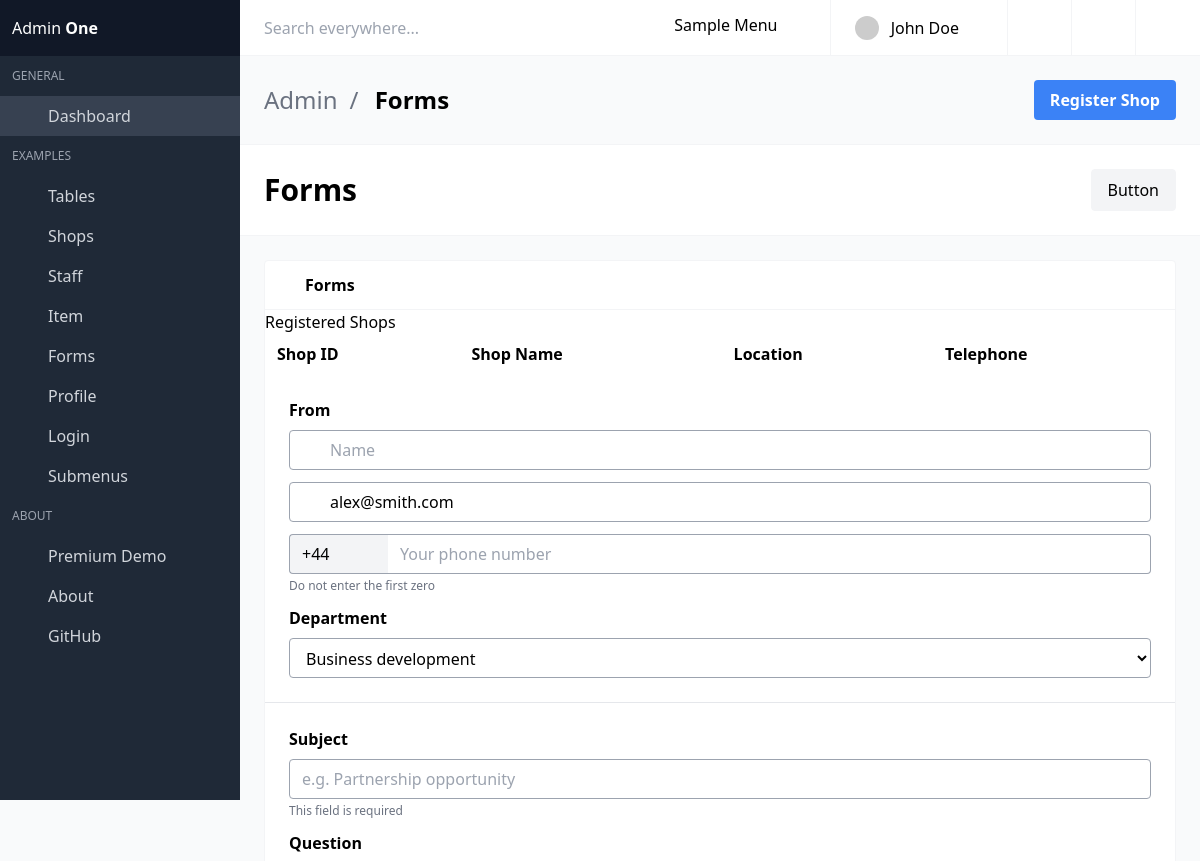
The page /shops/ (upper part) on the database as committed earlier.
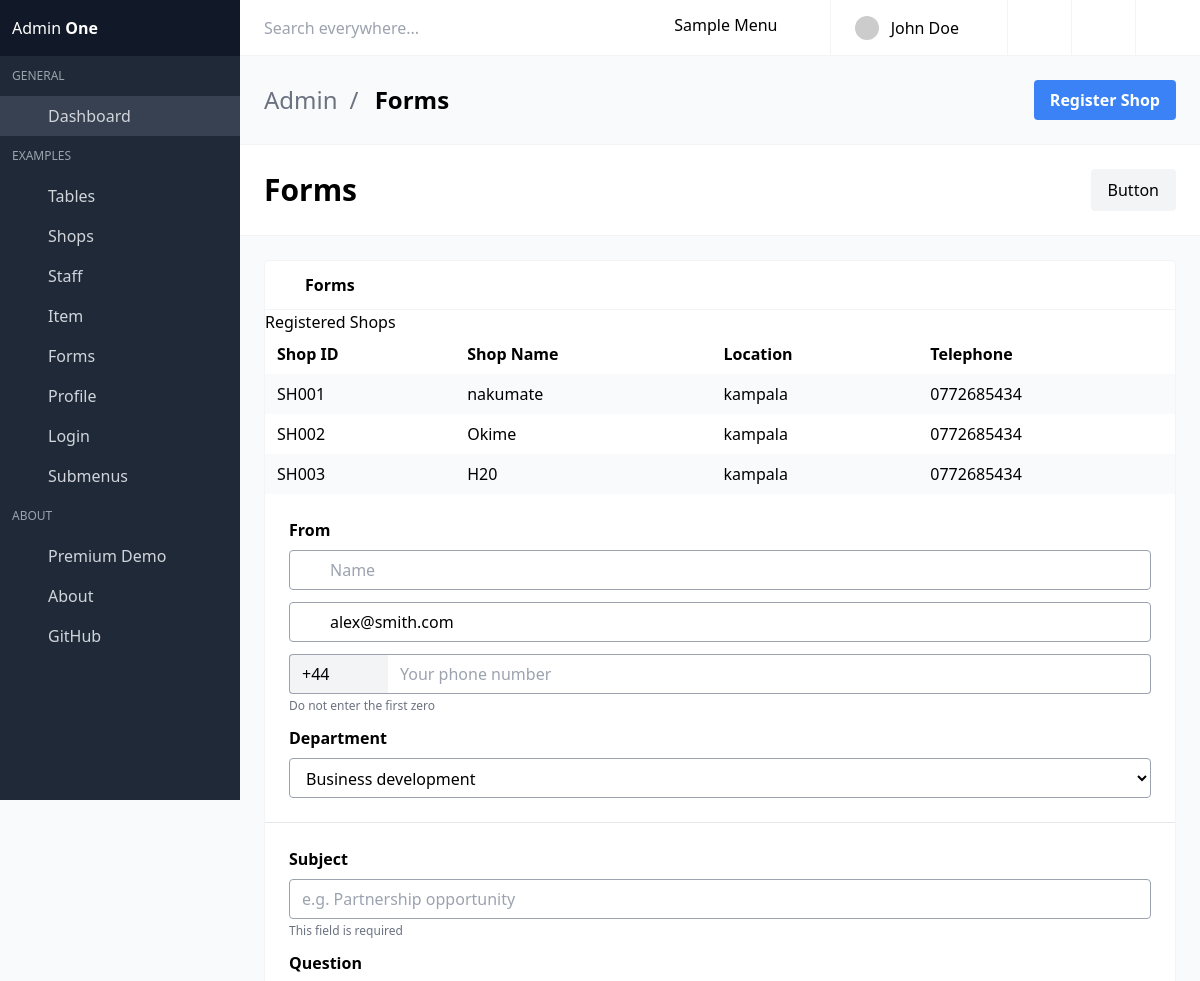
The same page on the database as committed later.
### dashboard/models.py (models this page shows, shortened)
class Shop(models.Model):
    shopID = models.CharField(max_length=10, primary_key=True, default=generate_shop_id)  # Generate unique shopID
    shopName = models.CharField(max_length=255)  # Name of the shop
    location = models.CharField(max_length=255)   # Location of the shop
    telephone = models.CharField(max_length=15)   # Phone number of the shop
    staffAssigned = models.ForeignKey(Staff, on_delete=models.SET_NULL, null=True, blank=True)

### dashboard/views.py (the view, shortened to what this page needs)
# urls.py: path('shops/', views.shop_page, name='shops'),  # 'shops' is the name of the URL
def shop_page(request):
    shops = Shop.objects.all()
    staff = Staff.objects.all()
    return render(request, 'shops.html', {'shops': shops, 'staff': staff })  # Ensure'shop.html' is in your templates folder

### core/templates/shops.html (shortened to what this page needs)
{% extends 'dashboard.html' %}
{% block content %}
<li>Forms</li>
</ul>
<button id="openShopForm" class="bg-blue-500 hover:bg-blue-700 text-white font-bold py-2 px-4 rounded">
    Register Shop
</button>
</div>
</section>
<section class="is-hero-bar">
<div class="flex flex-col md:flex-row items-center justify-between space-y-6 md:space-y-0">
<h1 class="title">
  Forms
</h1>
<button class="button light">Button</button>
</div>
</section>
<section class="section main-section">
<div class="card mb-6">
  <header class="card-header">
    <p class="card-header-title">
      <span class="icon"></span>
      Forms
    </p>
  </header>
  <h1>Registered Shops</h1>
  <table border="1">
      <thead>
          <tr>
              <th>Shop ID</th>
              <th>Shop Name</th>
              <th>Location</th>
              <th>Telephone</th>
          </tr>
      </thead>
      <tbody>
          {% for shop in shops %}
          <tr>
              <td>{{ shop.shopID}}</td>
              <td>{{ shop.shopName }}</td>
              <td>{{ shop.location }}</td>
              <td>{{ shop.telephone }}</td>
          </tr>
          {% endfor %}
      </tbody>
  </table>
  <div class="card-content">
    <form method="get">
      <div class="field">
        <label class="label">From</label>
        <div class="field-body">
          <div class="field">
            <div class="control icons-left">
              <input class="input" type="text" placeholder="Name">
              <span class="icon left"></span>
            </div>
          </div>
          <div class="field">
            <div class="control icons-left icons-right">
              <input class="input" type="email" placeholder="Email" value="alex@smith.com">
              <span class="icon left"></span>
              <span class="icon right"></span>
            </div>
          </div>
        </div>
      </div>
      <div class="field">
        <div class="field-body">
          <div class="field">
            <div class="field addons">
              <div class="control">
                <input class="input" value="+44" size="3" readonly>
              </div>
              <div class="control expanded">
                <input class="input" type="tel" placeholder="Your phone number">
              </div>
            </div>
            <p class="help">Do not enter the first zero</p>
          </div>
        </div>
      </div>
      <div class="field">
        <label class="label">Department</label>
        <div class="control">
          <div class="select">
            <select>
              <option>Business development</option>
            </select>
          </div>
        </div>
      </div>
      <hr>
      <div class="field">
        <label class="label">Subject</label>
        <div class="control">
          <input class="input" type="text" placeholder="e.g. Partnership opportunity">
        </div>
        <p class="help">
          This field is required
        </p>
      </div>
      <div class="field">
        <label class="label">Question</label>
      </div>
    </form>
  </div>
</div>
</section>
{% endblock %}

### core/templates/dashboard.html (shortened to what this page needs)
<!DOCTYPE html>
<html lang="en" class="">
<head>
      {% load static %}
<link rel="stylesheet" href="{% static 'css/main.css' %}?v=1628755089081">
<link href="https://cdn.jsdelivr.net/npm/tailwindcss@2.2.19/dist/tailwind.min.css" rel="stylesheet">
</head>
<body>
<div id="app">
<nav id="navbar-main" class="navbar is-fixed-top">
  <div class="navbar-brand">
    <div class="navbar-item">
      <div class="control"><input placeholder="Search everywhere..." class="input"></div>
    </div>
  </div>
  <div class="navbar-menu" id="navbar-menu">
    <div class="navbar-end">
      <div class="navbar-item dropdown has-divider">
        <a class="navbar-link">
          <span class="icon"></span>
          <span>Sample Menu</span>
          <span class="icon">
          </span>
        </a>
      </div>
      <div class="navbar-item dropdown has-divider has-user-avatar">
        <a class="navbar-link">
          <div class="user-avatar">
            <img src="https://avatars.dicebear.com/v2/initials/john-doe.svg" alt="John Doe" class="rounded-full">
          </div>
          <div class="is-user-name"><span>John Doe</span></div>
          <span class="icon"></span>
        </a>
      </div>
      <a href="https://justboil.me/tailwind-admin-templates" class="navbar-item has-divider desktop-icon-only">
        <span class="icon"></span>
      </a>
      <a href="https://github.com/justboil/admin-one-tailwind" class="navbar-item has-divider desktop-icon-only">
        <span class="icon"></span>
      </a>
      <a title="Log out" class="navbar-item desktop-icon-only">
        <span class="icon"></span>
      </a>
    </div>
  </div>
</nav>
<aside class="aside is-placed-left is-expanded">
  <div class="aside-tools">
    <div>
      Admin <b class="font-black">One</b>
    </div>
  </div>
  <div class="menu is-menu-main">
    <p class="menu-label">General</p>
    <ul class="menu-list">
      <li class="active">
        <a href="index.html">
          <span class="icon"></span>
          <span class="menu-item-label">Dashboard</span>
        </a>
      </li>
    </ul>
    <p class="menu-label">Examples</p>
    <ul class="menu-list">
      <li class="--set-active-tables-html">
        <a href="{% url 'tables' %}">
          <span class="icon"></span>
          <span class="menu-item-label">Tables</span>
        </a>
      </li>
      <li class="--set-active-forms-html">
        <a href="{% url 'shops' %}">
          <span class="icon"></span>
          <span class="menu-item-label">Shops</span>
        </a>
        <li class="--set-active-forms-html">
          <a href="{% url 'staff' %}">
            <span class="icon"></span>
            <span class="menu-item-label">Staff</span>
          </a>
        </li>
        <li class="--set-active-cards-html">
          <a href="{% url 'items' %}">
            <span class="icon"></span>
            <span class="menu-item-label">Item</span>
          </a>
        </li>
      <li class="--set-active-forms-html">
        <a href="{% url 'forms' %}">
          <span class="icon"></span>
          <span class="menu-item-label">Forms</span>
        </a>
      </li>
      <li class="--set-active-profile-html">
        <a href="profile.html">
          <span class="icon"></span>
          <span class="menu-item-label">Profile</span>
        </a>
      </li>
      <li>
        <a href="login.html">
          <span class="icon"></span>
          <span class="menu-item-label">Login</span>
        </a>
      </li>
      <li>
        <a class="dropdown">
          <span class="icon"></span>
          <span class="menu-item-label">Submenus</span>
          <span class="icon"></span>
        </a>
      </li>
    </ul>
    <p class="menu-label">About</p>
    <ul class="menu-list">
      <li>
        <a href="https://justboil.me" onclick="alert('Coming soon'); return false" target="_blank" class="has-icon">
          <span class="icon"></span>
          <span class="menu-item-label">Premium Demo</span>
        </a>
      </li>
      <li>
        <a href="https://justboil.me/tailwind-admin-templates" class="has-icon">
          <span class="icon"></span>
          <span class="menu-item-label">About</span>
        </a>
      </li>
      <li>
        <a href="https://github.com/justboil/admin-one-tailwind" class="has-icon">
          <span class="icon"></span>
          <span class="menu-item-label">GitHub</span>
        </a>
      </li>
    </ul>
  </div>
</aside>
<section class="is-title-bar">
  <div class="flex flex-col md:flex-row items-center justify-between space-y-6 md:space-y-0">
    <ul>
      <li>Admin</li>
      {%block content %}{% endblock %}
</div>
<link rel="stylesheet" href="https://cdn.materialdesignicons.com/4.9.95/css/materialdesignicons.min.css">
</body>
</html>

Rows that differ between the two databases and show on the page:
added Shop: shopID "SH001", shopName "nakumate", location "kampala", telephone "0772685434"
added Shop: shopID "SH002", shopName "Okime", location "kampala", telephone "0772685434"
added Shop: shopID "SH003", shopName "H20", location "kampala", telephone "0772685434"
